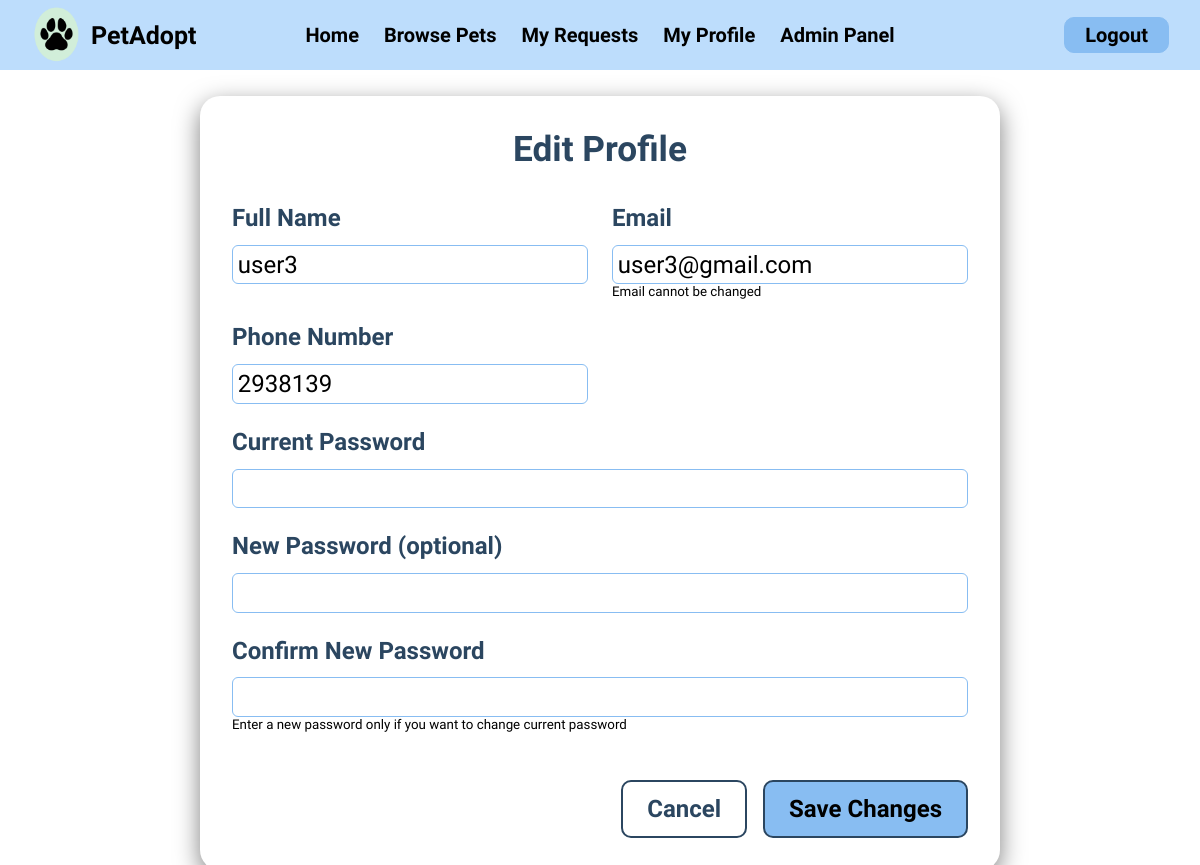
Screenshot of /myprofile.php (signed in) with the database file from the repository.
### tables this page shows
CREATE TABLE `users` (
  `id` int(11) NOT NULL AUTO_INCREMENT,
  `full_name` varchar(255) NOT NULL,
  `email` varchar(255) NOT NULL,
  `phone_num` varchar(10) NOT NULL,
  `password` varchar(255) NOT NULL,
  `role` enum('user','admin','superadmin') NOT NULL DEFAULT 'user',
  `pet_id` int(11) DEFAULT NULL,
  PRIMARY KEY (`id`),
  UNIQUE KEY `email` (`email`),
  UNIQUE KEY `phone_num` (`phone_num`),
  KEY `pet_id` (`pet_id`)
);

### myprofile.php (the view, shortened to what this page needs)
<?php
include("navbar.php");
$user_id = $_SESSION['id'];
$stmt = $con->prepare("SELECT full_name, email, phone_num, role, password FROM users WHERE id = ?");
$stmt->bind_param("i", $user_id);
$stmt->execute();
$result = $stmt->get_result();
$user = $result->fetch_assoc();
?>
<html>
<head>
    <link rel="stylesheet" href="css/style.css">
</head>
<body>
<div class="edit-container">
    <h1>Edit Profile</h1>
    <form method="POST">
        <div class="form-group">
            <label for="full_name">Full Name</label>
            <input type="text" id="full_name" name="full_name" value="<?php echo htmlspecialchars($user['full_name']); ?>" required>
        </div>
        <div class="form-group">
            <label for="email">Email</label>
            <input type="email" id="email" value="<?php echo htmlspecialchars($user['email']); ?>" readonly>
            <small>Email cannot be changed</small>
        </div>
        <div class="form-group">
            <label for="phone_num">Phone Number</label>
            <input type="text" id="phone_num" name="phone_num" value="<?php echo htmlspecialchars($user['phone_num']); ?>" required
                   pattern="^(98|97)[0-9]{8}$"
                   title="Phone number must start with 98 or 97 and be 10 digits long">
        </div>
        <div class="form-group full-width">
            <label for="current_password">Current Password</label>
            <input type="password" id="current_password" name="current_password">
        </div>
        <div class="form-group full-width">
            <label for="password">New Password (optional)</label>
            <input type="password" id="password" name="password">
        </div>
        <div class="form-group full-width">
            <label for="password1">Confirm New Password</label>
            <input type="password" id="password1" name="password1">
            <small>Enter a new password only if you want to change current password</small>
        </div>
        <div class="btn-container">
            <a href="myprofile.php" class="cancel-btn">Cancel</a>
            <button type="submit">Save Changes</button>
        </div>
    </form>
</div>
</body>
</html>

### assets/css/style.css (style rules this page uses)
* { margin: 0; padding: 0; box-sizing: border-box; font-family: "Agdasima", sans-serif; }
body { display: flex; flex-direction: column; }
a { text-decoration: none; }
.edit-container { width: 800px; margin: 2rem auto; border-radius: 20px; box-shadow: 0 8px 25px rgba(0, 0, 0, 0.5); padding: 2rem; margin-top: 6rem; }
.edit-container h1 { text-align: center; font-size: 2.2rem; margin-bottom: 1.5rem; color: #2b4660; position: relative; padding-bottom: 10px; }
.edit-container form { display: grid; grid-template-columns: 1fr 1fr; gap: 1.5rem; }
.form-group { display: flex; flex-direction: column; }
.full-width { grid-column: 1 / span 2; }
.form-group label { font-weight: bold; font-size: 1.5rem; color: #2b4660; margin-bottom: 8px; }
.form-group input { padding: 0.3rem; border: 1px solid #88bdf2; border-radius: 6px; margin-top: 0.3rem; margin-bottom: rem; font-size: 1.5rem; }
.btn-container { display: flex; justify-content: flex-end; gap: 1rem; margin-top: 1.5rem; grid-column: 1 / span 2; }
button, a.cancel-btn { text-align: center; border: none; border-radius: 10px; padding: 0.8rem 1.5rem; font-size: 1.5rem; font-weight: bold; background-color: #ffffff; border: 2px solid #2b4660; color: #2b4660; text-decoration: none; }
.btn-container button { background-color: #88bdf2; color: #000000; }
form { text-align: left; display: flex; flex-direction: column; gap: 0.5rem; }
label { font-size: 1.25rem; font-weight: bold; color: #2b4660; }

### rows the page displays
users: full_name "user3", email "user3@gmail.com", phone_num "2938139"
